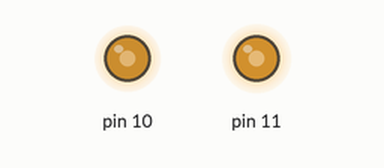
Simulated run of this sketch. Board: Arduino Uno, built with avr-gcc and run on an emulated ATmega328P. Shown: output pins drawn as LEDs (lit = HIGH).

Above: at 0.05 s.
At 0.35 s:
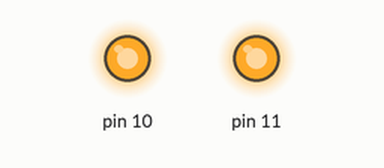
At 0.7 s:
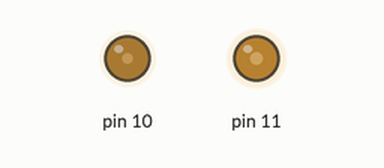
At 1.2 s:
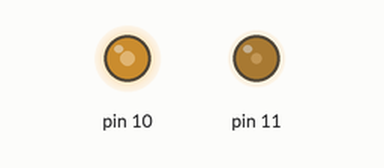
Timing chart, 0 to 3.0 s (numbered marks = the images above):
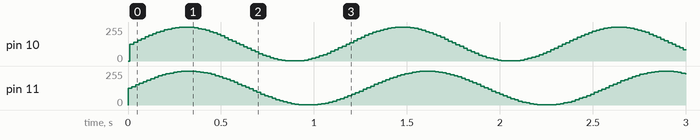

The sketch:

oddychanieDwieRozneDiodyAnalog.ino
```cpp
void setup()
{
   pinMode(11, OUTPUT);
   pinMode(10, OUTPUT);
}

float t1 = 0;
float t2 = 0;
void loop()
{
   float ile1 = sin(t1)*100;
   int jasnosc1 = map(ile1, -100, 100, 0, 255);
   analogWrite(11, jasnosc1);
   delay(10);
   t1 = t1 + 0.1;

   float ile2 = sin(t2)*100;
   int jasnosc2 = map(ile2, -100, 100, 0, 255);
   analogWrite(10, jasnosc2);
   delay(10);
   t2 = t2 + 0.11;
}
```
